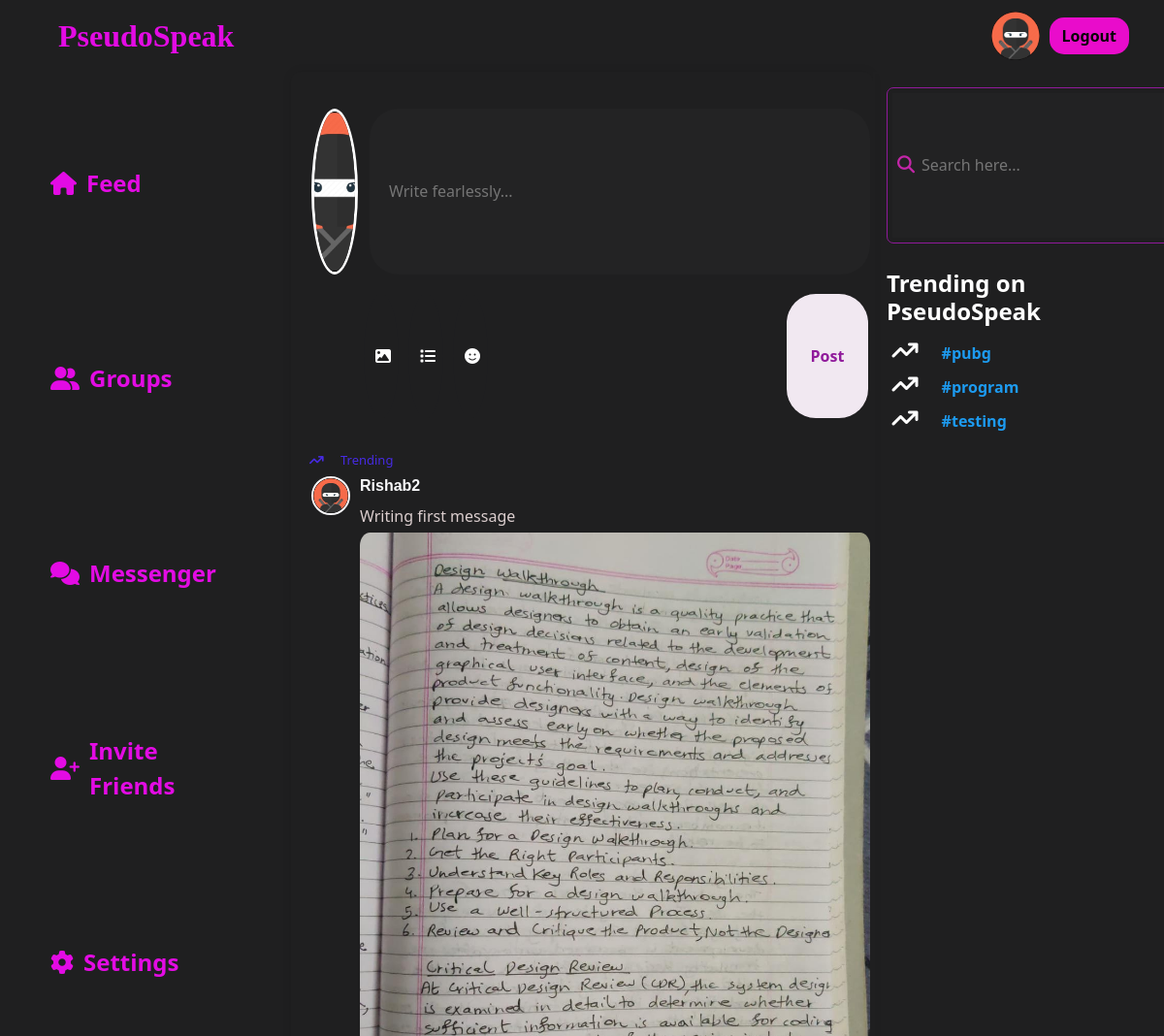
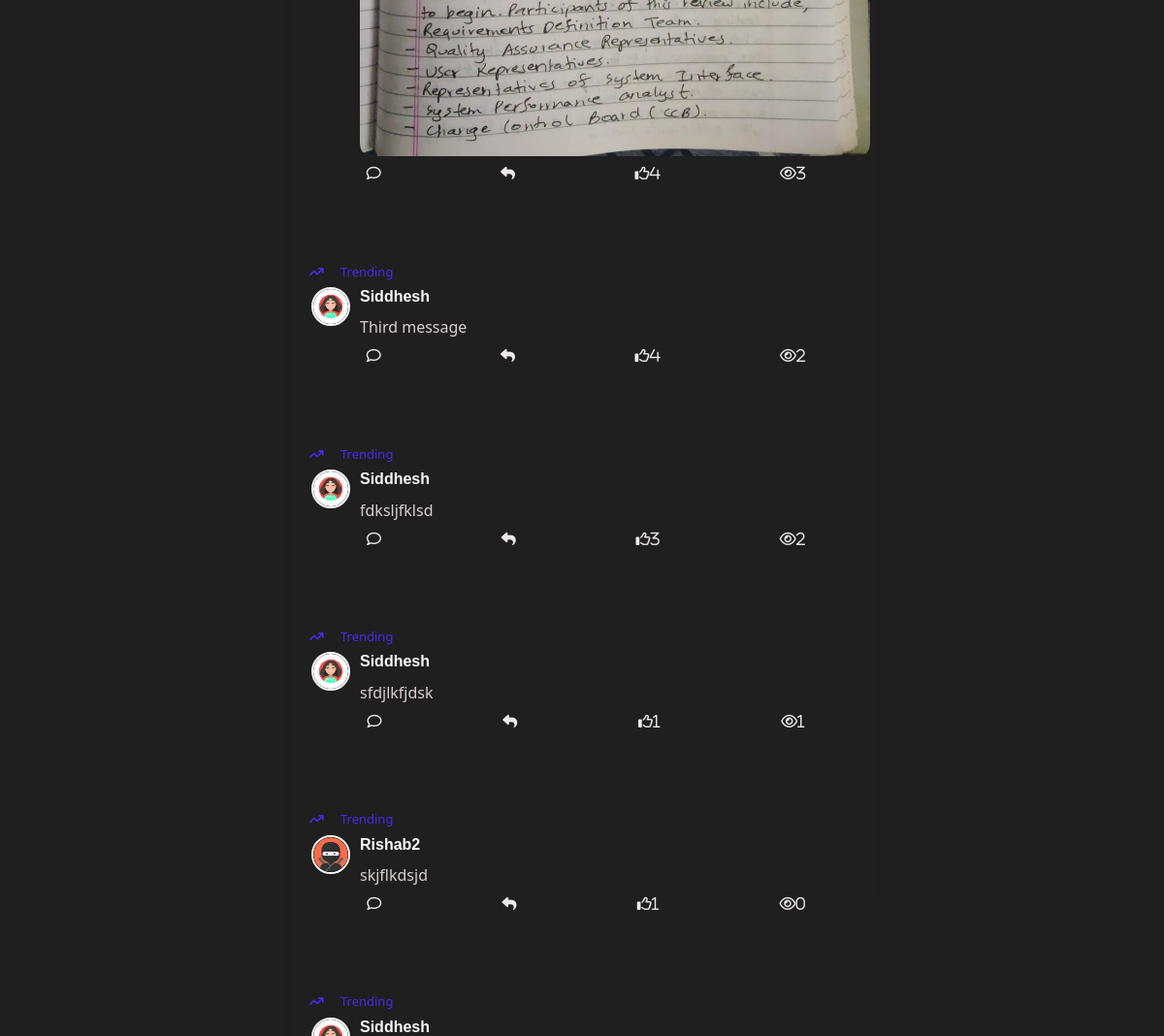
The app's page / (signed in) with its own data (2 pictures, top to bottom).
### main/models.py (models this page shows, shortened)
class Profile(models.Model):
    user=models.OneToOneField(User,null=True,on_delete=models.CASCADE)
    profile_img=models.ImageField(null=True,blank=True,upload_to='images/')
    bio=models.CharField(null=True,max_length=51)
    follow=models.ManyToManyField(User,related_name='follow',null=True)
    following=models.ManyToManyField(User,related_name='following',null=True)

class TrendingMessage(models.Model):
    user=models.ForeignKey(User,null=True,on_delete=models.CASCADE)
    content=models.TextField()
    image=models.ImageField(null=True,blank=True,upload_to="images/")
    likes=models.IntegerField(null=True,default=0)
    userLiked=models.ManyToManyField(User,related_name='user_like')
    view_count=models.IntegerField(null=True,default=0)
    viewed=models.ManyToManyField(User,related_name='viewed')
    hashtags=models.ManyToManyField('Hashtag')
    date_added = models.DateTimeField(auto_now_add=True,null=True)
    parent_message = models.ForeignKey('self', null=True, blank=True, on_delete=models.CASCADE, related_name='replies')
    custom_ordering = models.FloatField(default=0)
    def decrypt_message(self):  # Replace with your actual secret key
        try:
            message_decrypted=f.decrypt(self.content)
            message_decoded=message_decrypted.decode('utf-8')
            return message_decoded
        except Exception as e:
            print(f"InvalidToken exception: {e.__cause__}")
            return "Invalid decryption token"
    class Meta:
        ordering = ['custom_ordering']

class Hashtag(models.Model):
    tag=models.CharField(max_length=255)
    count=models.IntegerField(default=1,null=True)
    class Meta:
        ordering = ('-count',)

### main/views.py (the view)
# urls.py: path("",views.index,name="index"),
@login_required(login_url="login_or_signup_view")
def index(request):
    messages = TrendingMessage.objects.filter(parent_message=None).order_by(
        "-custom_ordering"
    )
    hashtags = Hashtag.objects.all()[:3]
    return render(
        request, "main/index.html", {"messages": messages, "hashtags": hashtags}
    )

### main/templates/main/index.html (shortened to what this page needs)
{% extends 'main/base.html' %}
{% block content %}
<div class="col-6 content-1b content-scroll">
  <div class="msgbox">
    <form>
      <div class="msgbox-input">
        <div class="msgbox-img ">
          <img src="{{user.profile.profile_img.url}}" alt="">
        </div>
        <input id="data1" type="text" placeholder="Write fearlessly...">
      </div>
      <div class="msg-con row">
        <button type="button" id="uploadButton" class="msgbox-btn2 col-2 align-self-center"><i class="fa-solid fa-image"
            onclick="uploadImage()"></i></button>
        <button class="msgbox-btn2 col-2 align-self-center"><i class="fa-solid fa-list"></i></button>
        <button class="msgbox-btn2 col-2 align-self-center" id="emoji-button"><i class="fa-solid fa-face-smile"></i></button>
        <button class="msgbox-btn btn align-self-center" id="post-msg">Post</button>
      </div>
      {% for m in messages %}
      <div id="message-output" class="msg-output-main row">
        <div class="msgbox-trendings">
          <span><i class="fa-solid fa-arrow-trend-up"></i>Trending</span>
        </div>
        <div class="msg-output">
          <div class="msg-output-img">
            <img src="{{m.user.profile.profile_img.url}}" alt="Profile Picture" id="profile-img" data-img-id="{{m.user.username}}">
          </div>
          <div class="msg-output-details">
            <h5>{{m.user.username}}</h5>
            <p>{{m.decrypt_message}}</p>
            {% if m.image %}
            <img src="{{m.image.url}}" alt="">
            {% endif %}
          </div>
        </div>
        <div class="msg-output-icons">
          <i class="far fa-comment" id="comment" data-message-id="{{m.pk}}"></i>
          <i class="fa-solid fa-reply"></i>
          <i class="far fa-thumbs-up" id="likes" data-likes-id="{{m.pk}}">{{m.likes}}</i>
          <i class="fa-regular fa-eye" id="views" data-views-id="{{m.pk}}">{{m.view_count}}</i>
        </div>
      </div>
      {% endfor %}
    </form>
  </div>
</div>
<div class="col-3 content-1a">
  <div class="search-container">
    <input type="text" name="search-input" class="search-input" id="search-input" placeholder="Search here...">
    <i class="fas fa-search search-icon" id="search-icon"></i>
  </div>
  <div class="trending">
    <h4 class="trending-heading">Trending on PseudoSpeak</h4>
    <div class="trending-topics">
      {% for tag in hashtags %}
      <div class="t1">
        <span><i class="fa-solid fa-arrow-trend-up"></i></span>
        <a href="#" class="trends" style="cursor: pointer;" data-tag="{{tag.tag}}">{{ tag.tag}}</a>
      </div>
      {% endfor %}
    </div>
  </div>
</div>
{% endblock %}

### main/templates/main/base.html (shortened to what this page needs)
{% load static %}
<!DOCTYPE html>
<html lang="en">
  <head>
    <link
      href="https://cdn.jsdelivr.net/npm/bootstrap@5.3.1/dist/css/bootstrap.min.css"
      rel="stylesheet"
    />
    <link rel="stylesheet" href="{% static 'main/css/index.css' %}" />
  </head>
  <body>
    <nav class="navbar navbar-expand-lg bg-body-tertiary">
      <div class="container-fluid">
        <a class="navbar-brand ms-5 nav-logo" href="{% url 'index' %}"
          >PseudoSpeak</a
        >
        <div class="collapse navbar-collapse" id="navbarSupportedContent">
          {% if user.is_authenticated %}
          <img
            id="profile_img_navbar"
            src="{{ request.user.profile.profile_img.url }}"
            alt=""
            style="
              width: 50px;
              height: 50px;
              border-radius: 50%;
              margin-right: 10px;
            "
          />
          <a href="{% url 'logout' %}" class="btn signbtn me-4">Logout</a>
          {% endif %}
        </div>
      </div>
    </nav>
    <div class="container-fluid">
      <div class="row content-1">
        <div class="col-3 content-1a">
          <ul>
            <li class="active">
              <i class="fa-solid fa-house"></i
              ><a href="{% url 'index' %}">Feed</a>
            </li>
            <li>
              <i class="fa-solid fa-user-group"></i
              ><a href="{% url 'rooms' name='recommended' %}">Groups</a>
            </li>
            <li><i class="fa-solid fa-comments"></i><a href="{% url 'messenger' %}">Messenger</a></li>
            <li><i class="fa-solid fa-user-plus"></i>Invite Friends</li>
            <li>
              <i class="fa-solid fa-gear"></i
              ><a href="{% url 'settings' %}">Settings</a>
            </li>
          </ul>
        </div>
    {% block content %} {% endblock %}
    </div></div>
  </body>
</html>

### main/static/main/css/index.css (style rules this page uses)
body { background: #1f1f20; color: white; overflow: hidden; }
.nav-logo { color: rgba(233, 11, 233, 0.973); font-size: xx-large; font-weight: bolder; font-family: serif; }
.navbar.bg-body-tertiary { background-color: transparent !important; color: white; }
.signbtn { background-color: #e90ccb; color: rgb(5, 5, 5); border-radius: 15px; font-family: "Segoe UI", Tahoma, Geneva, Verdana, sans-serif; font-weight: bold; }
.content-1 { height: 90vh; }
.content-1b { border: 1px solid #1f1f20; height: 100vh; }
.content-1a { border: 2px solid #1f1f20; height: 90vh; }
.content-1a ul li { list-style: none; margin: 30px 18px; font-size: x-large; font-weight: 600; border-radius: 30px; padding-left: 20px; padding-top: 5px; height: 8vh; background: none; }
.content-1a ul { list-style-type: none; padding: 0; }
.content-1a li { display: flex; align-items: center; color: rgba(233, 11, 233, 0.973); background-color: transparent; padding: 10px 15px; cursor: pointer; transition: background-color 0.2s ease; }
.content-1a i.fa-solid { font-size: 24px; margin-right: 10px; }
.content-1a li a { color: rgba(233, 11, 233, 0.973); text-decoration: none; }
.search-container { display: flex; align-items: center; border: 1px solid #901a9b; border-radius: 7px; width: 300px; margin-top: 5%; padding: 5px; position: relative; }
.search-input { height: 7vh; flex-grow: 1; border: none; outline: none; font-size: 16px; background: hsla(0, 0%, 53%, 0.04); color: #ccc; padding-left: 30px; }
.search-icon { position: absolute; left: 10px; top: 50%; transform: translateY(-50%); color: #c426a9; font-size: 18px; }
.trending { margin-top: 10%; }
.trending-heading { margin-top: 5%; font-weight: bolder; }
.trending-topics { padding: 2%; }
.trends { padding-left: 10px; }
.t1 { margin-bottom: 3%; }
.t1 a { font-weight: bold; text-decoration: none; color: rgb(29, 155, 240);; }
.msgbox { display: flex; margin-top: 3%; }
.msgbox-input { display: flex; width: 48vw; justify-content: space-between; }
.msgbox-input input { width: 43vw; background: hsla(0, 0%, 53%, 0.04); outline: none; border: none; color: white; padding-left: 20px; border-radius: 30px; }
.msgbox-img { width: 4vw; height: 8vh; overflow: hidden; border-radius: 50%; border: 3px solid #fff; }
.msgbox-img img { width: 100%; height: 100%; object-fit: cover; }
.msg-con { display: flex; border-bottom: 2px solid #1f1f20; height: 8vh; }
.msgbox-btn { background-color: #f1e8f1; color: #901a9b; border-radius: 30px; width: 7vw; height: 6vh; margin-left: auto; margin-right: 14px; font-weight: bold; }
.msgbox-btn2 { border-radius: 50%; width: 3vw; height: 6vh; background-color: #1f1f20; border: none; color: white; margin-right: 10px; }
.msgbox-btn2:first-child { margin-left: 11%; }
.msgbox-trendings { padding-left: 10px; font-size: 13px; font-weight: 500; color: rgb(71, 43, 228); margin-top: 2%; }
.msgbox-trendings i { padding-right: 3%; }
.msg-output { display: flex; margin-top: 1%; align-items: flex-start; }
.msg-output-img { min-width: 40px; width: 40px; height: 40px; margin-right: 10px; border-radius: 50%; overflow: hidden; display: flex; align-items: center; justify-content: center; border: 2px solid #f8f8fa; }
.msg-output-img img { max-width: 100%; max-height: 100%; border-radius: 50%; }
.msg-output-details { flex-grow: 1; color: #f8f8fa; }
.msg-output-details h5 { font-size: 16px; font-weight: bold; margin-bottom: 5px; font-family: Verdana, Geneva, Tahoma, sans-serif; }
.msg-output-details p { font-size: 14px; margin: 0; }
.msg-output-details img { width: auto; height: auto; max-width: 100%; margin-top: 5px; border-radius: 2%; }
.msg-output-main { border-bottom: 2px solid #1f1f20; }
.msg-output-icons { display: flex; flex-direction: row; align-items: flex-start; margin-top: 10px; justify-content: space-around; height: 4vh; }
.msg-output-icons i { margin-right: 10px; font-size: 15px; color: #f7f1f1f5; }
.content-scroll { height: 100vh; overflow-y: auto; }
.content-1b { background-color: #1f1f20; padding: 20px; border-radius: 10px; box-shadow: 0 0 10px rgba(0, 0, 0, 0.1); }
.content-1b p:nth-child(2) { font-size: 16px; color: #dbcece; }
.content-1b p { font-size: 14px; line-height: 1.5; margin-top: 10px; color: #ddc6c6; }
a { color: white; text-decoration: none; }

### records on screen
TrendingMessage: user.profile.profile_img (picture), user.username "Rishab2", image (picture), likes "4", view_count "3"
TrendingMessage: user.profile.profile_img (picture), user.username "Siddhesh", likes "4", view_count "2"
TrendingMessage: user.profile.profile_img (picture), user.username "Siddhesh", likes "3", view_count "2"
TrendingMessage: user.profile.profile_img (picture), user.username "Siddhesh", likes "1", view_count "1"
TrendingMessage: user.profile.profile_img (picture), user.username "Rishab2", likes "1", view_count "0"
TrendingMessage: user.profile.profile_img (picture), user.username "Siddhesh"
Hashtag: tag "#pubg"
Hashtag: tag "#program"
Hashtag: tag "#testing"
